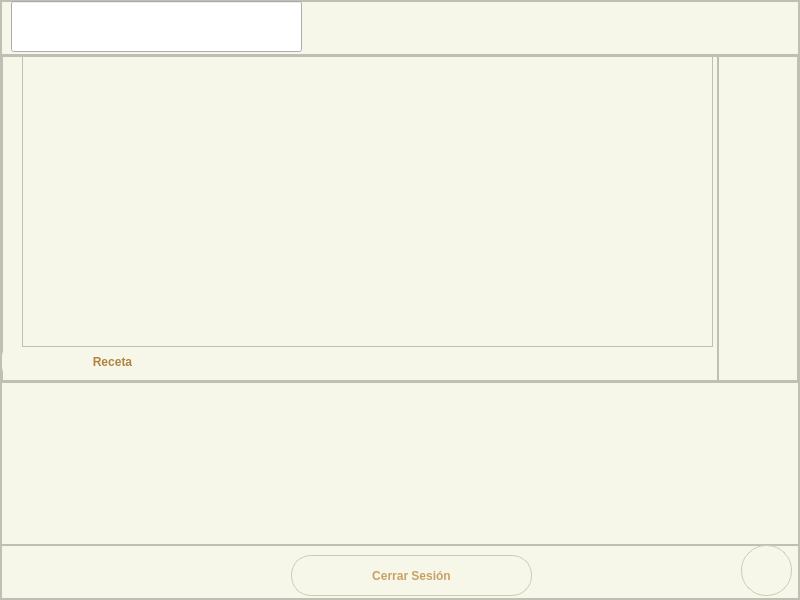
<?xml version="1.0" encoding="UTF-8"?>
<ui version="4.0">
 <class>MainWindow</class>
 <widget class="QMainWindow" name="MainWindow">
  <property name="geometry">
   <rect>
    <x>0</x>
    <y>0</y>
    <width>800</width>
    <height>600</height>
   </rect>
  </property>
  <property name="windowTitle">
   <string>MainWindow</string>
  </property>
  <widget class="QWidget" name="centralwidget">
   <layout class="QVBoxLayout" name="verticalLayout_2">
    <property name="spacing">
     <number>0</number>
    </property>
    <property name="leftMargin">
     <number>0</number>
    </property>
    <property name="topMargin">
     <number>0</number>
    </property>
    <property name="rightMargin">
     <number>0</number>
    </property>
    <property name="bottomMargin">
     <number>0</number>
    </property>
    <item>
     <widget class="QFrame" name="frame">
      <property name="styleSheet">
       <string notr="true">QFrame{
background-color: rgb(247, 247, 233) ;
color: rgb(176, 131, 63);
}
QPushButton{
background-color:#000000ff;
border-radius:25px;
}
QPushButton:hover{
background-color:rgb(230, 225, 210);
border-radius:25px;
}</string>
      </property>
      <property name="frameShape">
       <enum>QFrame::StyledPanel</enum>
      </property>
      <property name="frameShadow">
       <enum>QFrame::Raised</enum>
      </property>
      <layout class="QVBoxLayout" name="verticalLayout" stretch="1,6,3,1">
       <property name="spacing">
        <number>0</number>
       </property>
       <property name="leftMargin">
        <number>0</number>
       </property>
       <property name="topMargin">
        <number>0</number>
       </property>
       <property name="rightMargin">
        <number>0</number>
       </property>
       <property name="bottomMargin">
        <number>0</number>
       </property>
       <item>
        <widget class="QFrame" name="frameTitulo">
         <property name="styleSheet">
          <string notr="true">QFrame{
background-color: rgb(247, 247, 233) ;
color: rgb(176, 131, 63);
}
QPushButton{
background-color:#000000ff;
border-radius:25px;
}
QPushButton:hover{
background-color:rgb(230, 225, 210);
border-radius:25px;
}</string>
         </property>
         <property name="frameShape">
          <enum>QFrame::StyledPanel</enum>
         </property>
         <property name="frameShadow">
          <enum>QFrame::Raised</enum>
         </property>
         <widget class="QPushButton" name="botonSalir">
          <property name="geometry">
           <rect>
            <x>740</x>
            <y>0</y>
            <width>51</width>
            <height>51</height>
           </rect>
          </property>
          <property name="minimumSize">
           <size>
            <width>40</width>
            <height>40</height>
           </size>
          </property>
          <property name="text">
           <string/>
          </property>
          <property name="icon">
           <iconset>
            <normaloff>icono-salir.png</normaloff>icono-salir.png</iconset>
          </property>
         </widget>
         <widget class="QPushButton" name="botonRegresar">
          <property name="geometry">
           <rect>
            <x>690</x>
            <y>0</y>
            <width>51</width>
            <height>51</height>
           </rect>
          </property>
          <property name="minimumSize">
           <size>
            <width>40</width>
            <height>40</height>
           </size>
          </property>
          <property name="text">
           <string/>
          </property>
          <property name="icon">
           <iconset>
            <normaloff>icono-atras.png</normaloff>icono-atras.png</iconset>
          </property>
          <property name="iconSize">
           <size>
            <width>30</width>
            <height>30</height>
           </size>
          </property>
         </widget>
         <widget class="QLineEdit" name="lineEdit">
          <property name="geometry">
           <rect>
            <x>10</x>
            <y>0</y>
            <width>291</width>
            <height>51</height>
           </rect>
          </property>
          <property name="styleSheet">
           <string notr="true">QFrame{
background-color: rgb(247, 247, 233) ;
color: rgb(176, 131, 63);
}</string>
          </property>
         </widget>
        </widget>
       </item>
       <item>
        <widget class="QFrame" name="frame_3">
         <property name="styleSheet">
          <string notr="true">QFrame{ background-color: rgb(247, 247, 233) ; }
QRadioButton {
    color: rgb(200, 160, 100);      
}

QRadioButton::indicator {
    width: 14px;
    height: 14px;
    border-radius: 7px;
    border: 2px solid rgb(230, 150, 150);
    background-color: rgb(255, 255, 255);
}

QRadioButton::indicator:checked {
    border: 2px solid rgb(220, 100, 100);
}</string>
         </property>
         <property name="frameShape">
          <enum>QFrame::StyledPanel</enum>
         </property>
         <property name="frameShadow">
          <enum>QFrame::Raised</enum>
         </property>
         <layout class="QHBoxLayout" name="horizontalLayout" stretch="9,1">
          <property name="spacing">
           <number>0</number>
          </property>
          <property name="leftMargin">
           <number>0</number>
          </property>
          <property name="topMargin">
           <number>0</number>
          </property>
          <property name="rightMargin">
           <number>0</number>
          </property>
          <property name="bottomMargin">
           <number>0</number>
          </property>
          <item>
           <widget class="QFrame" name="frameReceta">
            <property name="frameShape">
             <enum>QFrame::StyledPanel</enum>
            </property>
            <property name="frameShadow">
             <enum>QFrame::Raised</enum>
            </property>
            <widget class="QToolButton" name="toolProcedimiento">
             <property name="geometry">
              <rect>
               <x>0</x>
               <y>290</y>
               <width>221</width>
               <height>31</height>
              </rect>
             </property>
             <property name="styleSheet">
              <string notr="true">
QToolButton {
    background-color: rgb(247,247,233);    
    color: rgb(176, 131, 63);                 
    border-radius: 10px;
    font-weight: bold;
    padding: 6px 12px;
}

QToolButton:hover {
    background-color: rgb(247,247,233);
	color:rgbrgb(247,247,233);
}

QToolButton:pressed, QToolButton:checked {
    background-color: rgb(247,247,233);
    color:(176, 131, 63);
}</string>
             </property>
             <property name="text">
              <string>Receta</string>
             </property>
             <property name="checkable">
              <bool>true</bool>
             </property>
             <property name="checked">
              <bool>true</bool>
             </property>
             <property name="autoRaise">
              <bool>true</bool>
             </property>
            </widget>
            <widget class="QTextEdit" name="textEditReceta">
             <property name="geometry">
              <rect>
               <x>20</x>
               <y>0</y>
               <width>691</width>
               <height>291</height>
              </rect>
             </property>
            </widget>
           </widget>
          </item>
          <item>
           <widget class="QFrame" name="frameBotones">
            <property name="frameShape">
             <enum>QFrame::StyledPanel</enum>
            </property>
            <property name="frameShadow">
             <enum>QFrame::Raised</enum>
            </property>
            <widget class="QPushButton" name="botonGuardar">
             <property name="geometry">
              <rect>
               <x>20</x>
               <y>0</y>
               <width>51</width>
               <height>51</height>
              </rect>
             </property>
             <property name="minimumSize">
              <size>
               <width>40</width>
               <height>40</height>
              </size>
             </property>
             <property name="text">
              <string/>
             </property>
             <property name="icon">
              <iconset>
               <normaloff>icono-guardar.png</normaloff>icono-guardar.png</iconset>
             </property>
             <property name="iconSize">
              <size>
               <width>30</width>
               <height>30</height>
              </size>
             </property>
            </widget>
            <widget class="QPushButton" name="botonEliminar">
             <property name="geometry">
              <rect>
               <x>20</x>
               <y>50</y>
               <width>51</width>
               <height>51</height>
              </rect>
             </property>
             <property name="minimumSize">
              <size>
               <width>40</width>
               <height>40</height>
              </size>
             </property>
             <property name="text">
              <string/>
             </property>
             <property name="icon">
              <iconset>
               <normaloff>icono-eliminar.png</normaloff>icono-eliminar.png</iconset>
             </property>
             <property name="iconSize">
              <size>
               <width>35</width>
               <height>35</height>
              </size>
             </property>
            </widget>
            <widget class="QPushButton" name="botonCancelar">
             <property name="geometry">
              <rect>
               <x>20</x>
               <y>110</y>
               <width>51</width>
               <height>51</height>
              </rect>
             </property>
             <property name="minimumSize">
              <size>
               <width>36</width>
               <height>36</height>
              </size>
             </property>
             <property name="text">
              <string/>
             </property>
             <property name="icon">
              <iconset>
               <normaloff>icono-salir.png</normaloff>icono-salir.png</iconset>
             </property>
             <property name="iconSize">
              <size>
               <width>35</width>
               <height>35</height>
              </size>
             </property>
            </widget>
           </widget>
          </item>
         </layout>
        </widget>
       </item>
       <item>
        <widget class="QFrame" name="frameProcedimient">
         <property name="styleSheet">
          <string notr="true">QFrame{ background-color: rgb(247, 247, 233) ; }
QRadioButton {
    color: rgb(200, 160, 100);      
}

QRadioButton::indicator {
    width: 14px;
    height: 14px;
    border-radius: 7px;
    border: 2px solid rgb(230, 150, 150);
    background-color: rgb(255, 255, 255);
}

QRadioButton::indicator:checked {
    border: 2px solid rgb(220, 100, 100);
}</string>
         </property>
         <property name="frameShape">
          <enum>QFrame::StyledPanel</enum>
         </property>
         <property name="frameShadow">
          <enum>QFrame::Raised</enum>
         </property>
         <layout class="QVBoxLayout" name="verticalLayout_3">
          <item>
           <widget class="QTextEdit" name="textEditProced">
            <property name="styleSheet">
             <string notr="true">QTextEdit {
    background: transparent;
    border: none;
    font-size: 14px;
    color: rgb(176, 131, 63);
}
</string>
            </property>
            <property name="frameShape">
             <enum>QFrame::NoFrame</enum>
            </property>
            <property name="readOnly">
             <bool>false</bool>
            </property>
           </widget>
          </item>
         </layout>
        </widget>
       </item>
       <item>
        <widget class="QFrame" name="frameInfo">
         <property name="styleSheet">
          <string notr="true">QFrame {
    background-color: rgb(247, 247, 233);
}
QPushButton {
    background-color: rgb(247, 247, 233);  
    color: rgb(200, 160, 100);                 
    border-radius: 20px;
    padding: 8px 16px;
    font-weight: bold;
    border: 1px solid rgb(210, 200, 180);  
}

QPushButton:hover {
    background-color: rgb(240, 235, 220);  
	color: rgb(230, 225, 210);
}

QPushButton:pressed {
    background-color: rgb(220, 215, 200);  
}</string>
         </property>
         <property name="frameShape">
          <enum>QFrame::StyledPanel</enum>
         </property>
         <property name="frameShadow">
          <enum>QFrame::Raised</enum>
         </property>
         <widget class="QPushButton" name="botonInfo">
          <property name="geometry">
           <rect>
            <x>740</x>
            <y>0</y>
            <width>51</width>
            <height>51</height>
           </rect>
          </property>
          <property name="minimumSize">
           <size>
            <width>40</width>
            <height>40</height>
           </size>
          </property>
          <property name="styleSheet">
           <string notr="true">QFrame{
background-color: rgb(247, 247, 233) ;
}
QPushButton{
background-color:#000000ff;
border-radius:25px;
}
QPushButton:hover{
background-color:rgb(230, 225, 210);
border-radius:25px;
}</string>
          </property>
          <property name="text">
           <string/>
          </property>
          <property name="icon">
           <iconset>
            <normaloff>icono-informacion.png</normaloff>icono-informacion.png</iconset>
          </property>
         </widget>
         <widget class="QPushButton" name="botonCerrarS">
          <property name="geometry">
           <rect>
            <x>290</x>
            <y>10</y>
            <width>241</width>
            <height>41</height>
           </rect>
          </property>
          <property name="font">
           <font>
            <weight>75</weight>
            <bold>true</bold>
           </font>
          </property>
          <property name="styleSheet">
           <string notr="true"/>
          </property>
          <property name="text">
           <string>Cerrar Sesión</string>
          </property>
         </widget>
        </widget>
       </item>
      </layout>
     </widget>
    </item>
   </layout>
  </widget>
 </widget>
 <resources/>
 <connections/>
</ui>
